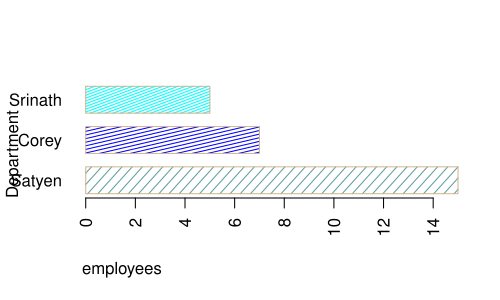

Write R code to recreate this figure.
#
# Author: Satyen Amonkar
# Purpose: Lab 1: Introduction to class and R

pie(c(10,15,7,20))

# main used for title
pie(c(10,15,7,20), main="How many employees per division")

pie(c(10,15,7,20), main="How many employees per division"
    , labels = c("A","B","C","D")
    , col = c("red","tan","orange","brown"))


## Dot plot (Dot plot does not have x and y axis)
plot(c(1,2,4,8,1,4))

#pch allows to change the simple dots
plot(c(1,2,4,8,1,4),pch=5)

# each dot a different visual
plot(c(1,2,4,8,1,4),pch=c(2,4,5,8,20))

# expansion: 3 times the size
plot(c(1,2,4,8,1,4),pch=c(2,4,5,8,20),cex=3)

plot(c(1,2,4,8,1,4),pch=c(2,4,5,8,20),cex=3
     , col=c("red","tan","orange","brown","blue"))

## Scatter plot
# R assumes first argument as x, and second if given as y provided its numbers
plot(1:6,6:1, pch=1:6)
plot(x=1:6,y=6:1, pch=1:6)

n<-20
plot(1:n,1:n, pch=1:n)

# by default plot assumes you need a dot plot or scatter plot but it can be changed using type
x<- c(1,2,4,8,1,4)
# lwd is line width
plot(x=x, type="l", lwd= 3,col="orange")
plot(x=x, type="h",lwd=3, col="orange")
# lyt changes line type, bty change box type
# make the plot as simple as possible (remove chart junk)
plot(x=x, type="l",lwd=3, col="orange"
     , lty = 3, bty="n")

plot(x=x, type="l",lwd=3, col="orange"
     , lty = 3)

plot(x=x, type="l",lwd=3, col="orange"
     , lty = 3, bty="n",xlab="",ylab="", main="Satyen's Plot")

plot(x=x, type="l",lwd=2, col="red"
     , lty = 2, bty="n",xlab="",ylab="", main="Satyen's Plot")

# ? (name of funtion) to know the parameters
?plot
?par

par(bg="tan")
plot(x=x, type="l",lwd=2, col="red"
     , lty = 2, bty="n",xlab="",ylab="", main="Satyen's Plot")

n<-27

slets <- sample(letters[1:3], size=n, replace = T)
slets

slets[2]
slets[5:7]
# counts how many a,b,c in a form of vector
table(slets)
# barplot assumes first argument is vector of numbers
barplot(table(slets))

stab <- table(slets)
barplot(stab, col="red")
# if dont provide number of colors as required then it will recycle the colors
barplot(stab, col=c("red","blue"))

barplot(stab, col=c("cadetblue","blue","cyan"))
#border NA removes the border around the barplot
#horiz makes bar horizontal
#las controls how x axis names are represented 0,1 and 2
barplot(stab, col=c("cadetblue","blue","cyan")
        , border = "tan"
        , names.arg = c("Alice","Bob","Candy")
        , horiz = T
        , las = 2)

#density tells how dense the lines should be (how many lines per inch)
# anglw is the angle of the lines
barplot(stab, col=c("cadetblue","blue","cyan")
        , border = "tan"
        , names.arg = c("Alice","Bob","Candy")
        , horiz = T
        , las = 2
        , density = 20
        , angle = 45
        , xlab="employees"
        , ylab="Department")

barplot(stab, col=c("cadetblue","blue","cyan")
        , border = "tan"
        , names.arg = c("Alice","Bob","Candy")
        , horiz = T
        , las = 2
        , density = c(15,25,35)
        , angle = c(45,15,60)
        , xlab="employees"
        , ylab="Department")

# to avoid overlap of department with y axis
barplot(stab, col=c("cadetblue","blue","cyan")
        , border = "tan"
        , names.arg = c("Alice","Bob","Candy")
        , horiz = T
        , las = 2
        , density = c(15,25,35)
        , angle = c(45,15,60)
        , xlab="employees"
        , ylab="Department"
        , adj = 0)

# Space used for space between bars
barplot(stab, col=c("cadetblue","blue","cyan")
        , border = "tan"
        , names.arg = c("Satyen","Corey","Srinath")
        , horiz = T
        , las = 2
        , density = c(15,25,35)
        , angle = c(60,20,30)
        , xlab="employees"
        , ylab="Department"
        , adj = 0
        , space = 0.5)
# creating 100 random normal values with mean 10 (by default 0)
x <- rnorm(n=100, mean=10, sd=1)
#Understanding the distribution of random normal data, central tendancy
# Median is the dark line, the lines are the range,outside the line are the outliers
boxplot(x,horizontal = T)
?boxplot
#histogram shows central tendancy
hist(x)
